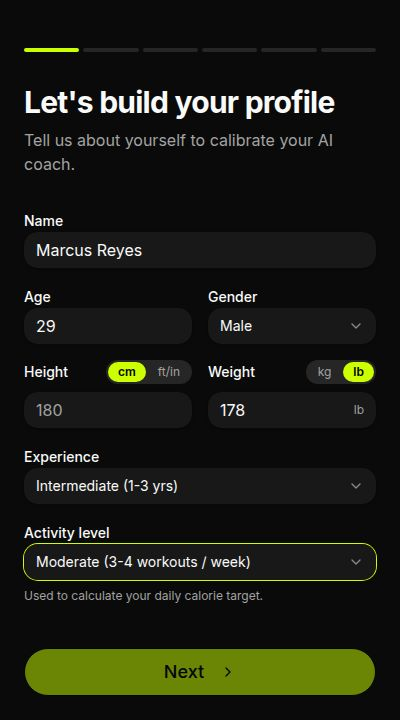
#> input picture artifacts/fitcoach/.walkthrough/onboarding-filled-next-disabled.jpeg, 400 x 720 px; its folder holds 2 pictures in this run
$ python make_screens.py ../../artifacts/fitcoach/.walkthrough ../../artifacts/fitcoach/.walkthrough/onboarding-step1.jpeg
#> lines starting #> are read from the running program, lines starting #| are printed output that depends on the picture
"""Compose App Store screenshots: brand background, Archivo caption, device frame.

Usage: python3 make_screens.py <captures_dir> <out_dir>
captures_dir holds NN-name.png|jpg portrait app captures (any size, ~9:19.5).
Produces both 6.5" (1284x2778) and 6.9" (1320x2868) sets.
"""
import os, sys
from PIL import Image, ImageDraw, ImageFont, ImageFilter

FONT = os.environ.get("ARCHIVO_TTF", os.path.join(os.path.dirname(os.path.abspath(__file__)), "Archivo-var.ttf"))  # google/fonts ofl/archivo
BG = (11, 17, 32)
CYAN = (91, 224, 230)
WHITE = (245, 247, 250)
MUTED = (160, 172, 190)

CAPTIONS = {
    "dashboard": ("Mission control for today", "Plan, macros and progress in one glance"),
    "score": ("One number for where you're heading", "Your ALLUR Score, from your own data"),
    "coach": ("Ask. Approve. Plan updated.", "Shorter session? Tweaky knee? Just ask"),
    "macros": ("Snap a meal, macros logged", "Calories and macros from a photo in seconds"),
    "plan": ("Built for your equipment and your time", "Volume that adapts week over week"),
    "progress": ("See the change, week over week", "Weight, PRs and photos become feedback"),
    "onboarding": ("Starts from your real starting point", "Goals, schedule, injuries and equipment"),
}

SIZES = {"6.5": (1284, 2778), "6.9": (1320, 2868)}


def font(size, weight=800):
    f = ImageFont.truetype(FONT, size)
    f.set_variation_by_axes([weight, 100])
    return f


def wrap(draw, text, f, max_w):
    words, lines, cur = text.split(), [], ""
    for w in words:
        t = (cur + " " + w).strip()
        if draw.textlength(t, font=f) <= max_w:
            cur = t
        else:
            lines.append(cur); cur = w
    if cur:
        lines.append(cur)
    return lines


def rounded_mask(size, radius):
    m = Image.new("L", size, 0)
    ImageDraw.Draw(m).rounded_rectangle([0, 0, size[0] - 1, size[1] - 1], radius=radius, fill=255)
    return m


def compose(capture, key, W, H):
    canvas = Image.new("RGB", (W, H), BG)
    draw = ImageDraw.Draw(canvas)
    # subtle radial glow behind the phone
    glow = Image.new("RGB", (W, H), BG)
    gd = ImageDraw.Draw(glow)
    gd.ellipse([W * 0.1, H * 0.35, W * 0.9, H * 1.05], fill=(18, 40, 52))
    glow = glow.filter(ImageFilter.GaussianBlur(160))
    canvas.paste(glow, (0, 0))
    draw = ImageDraw.Draw(canvas)

    head, sub = CAPTIONS.get(key, (key.replace("-", " ").title(), ""))
    pad = int(W * 0.08)
    y = int(H * 0.075)
    hf = font(int(W * 0.072), 800)
    for line in wrap(draw, head, hf, W - 2 * pad):
        draw.text((pad, y), line, font=hf, fill=WHITE)
        y += int(hf.size * 1.12)
    if sub:
        sf = font(int(W * 0.036), 500)
        y += int(W * 0.015)
        for line in wrap(draw, sub, sf, W - 2 * pad):
            draw.text((pad, y), line, font=sf, fill=MUTED)
            y += int(sf.size * 1.3)
    # accent rule
    y += int(W * 0.03)
    draw.rounded_rectangle([pad, y, pad + int(W * 0.12), y + 8], radius=4, fill=CYAN)

    # device: keep the capture's aspect, fit width to ~82% of canvas, anchor bottom (bleed)
    cap = capture.convert("RGB")
    dev_w = int(W * 0.82)
    dev_h = int(cap.height * dev_w / cap.width)
    cap = cap.resize((dev_w, dev_h), Image.LANCZOS)
    radius = int(dev_w * 0.11)
    top = max(y + int(W * 0.06), H - dev_h + int(H * 0.04))
    # bezel
    bezel = int(W * 0.018)
    frame = Image.new("RGB", (dev_w + 2 * bezel, dev_h + 2 * bezel), (24, 30, 44))
    fmask = rounded_mask(frame.size, radius + bezel)
    shadow = Image.new("RGB", (W, H), BG)
    sd = ImageDraw.Draw(shadow)
    sx = (W - frame.width) // 2
    sd.rounded_rectangle([sx, top - bezel + 40, sx + frame.width, top - bezel + frame.height + 40], radius=radius + bezel, fill=(0, 0, 0))
    shadow = shadow.filter(ImageFilter.GaussianBlur(60))
    canvas = Image.composite(shadow, canvas, shadow.convert("L").point(lambda v: 255 if v < 8 else 0)) if False else canvas
    canvas.paste(frame, (sx, top - bezel), fmask)
    canvas.paste(cap, (sx + bezel, top), rounded_mask(cap.size, radius))
    return canvas


def main(src, out):
#> called with src = '../../artifacts/fitcoach/.walkthrough'
    os.makedirs(out, exist_ok=True)
    files = sorted(f for f in os.listdir(src) if f.lower().endswith((".png", ".jpg", ".jpeg")))
    for f in files:
        key = os.path.splitext(f)[0].split("-", 1)[-1]
        cap = Image.open(os.path.join(src, f))
#> cap is the input picture: PIL image 400x720 RGB; mean R, G, B 26.2, 28.1, 19.7
        for tag, (W, H) in SIZES.items():
            img = compose(cap, key, W, H)
            name = f"{os.path.splitext(f)[0]}_{tag}in_{W}x{H}.png"
            img.save(os.path.join(out, name), optimize=True)
            print(name, img.size)
#> this loop made 1 pass
#> pass 1, in compose, `canvas = Image.new("RGB", (W, H), BG)`:
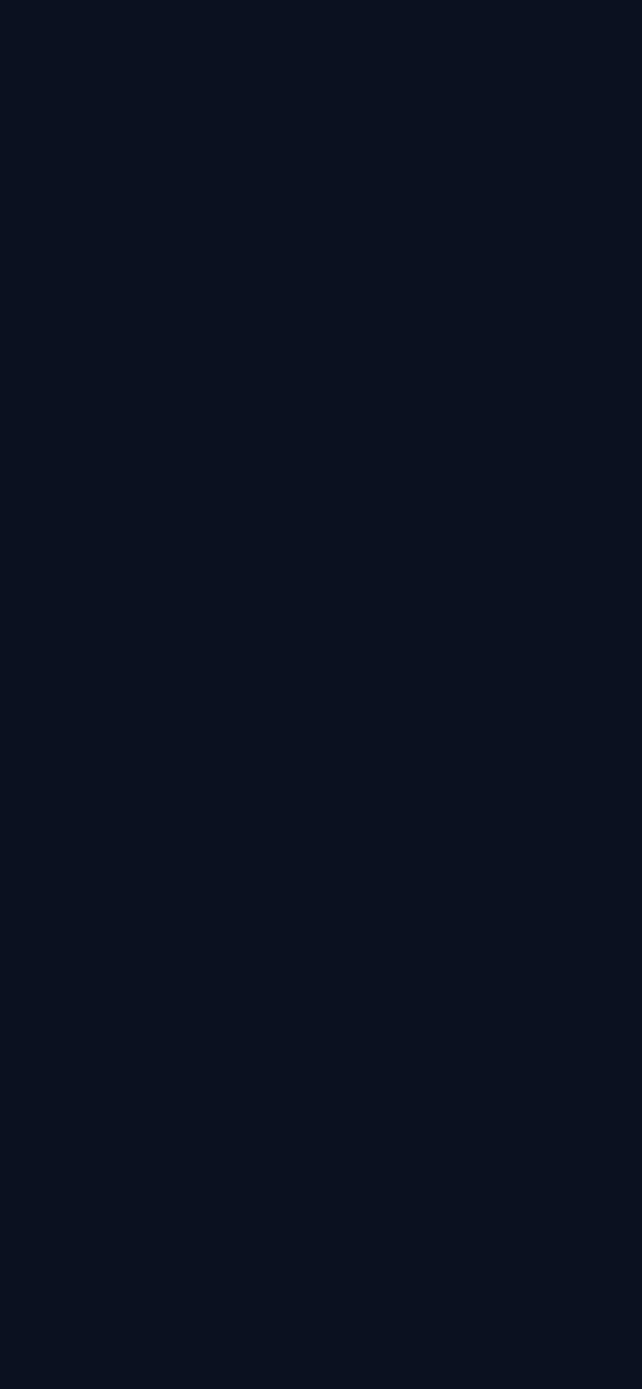
#> canvas: PIL image 1284x2778 RGB (shown at 1/2 size); mean R, G, B 11, 17, 32
#> pass 1, in compose, `glow = glow.filter(ImageFilter.GaussianBlur(160))`:
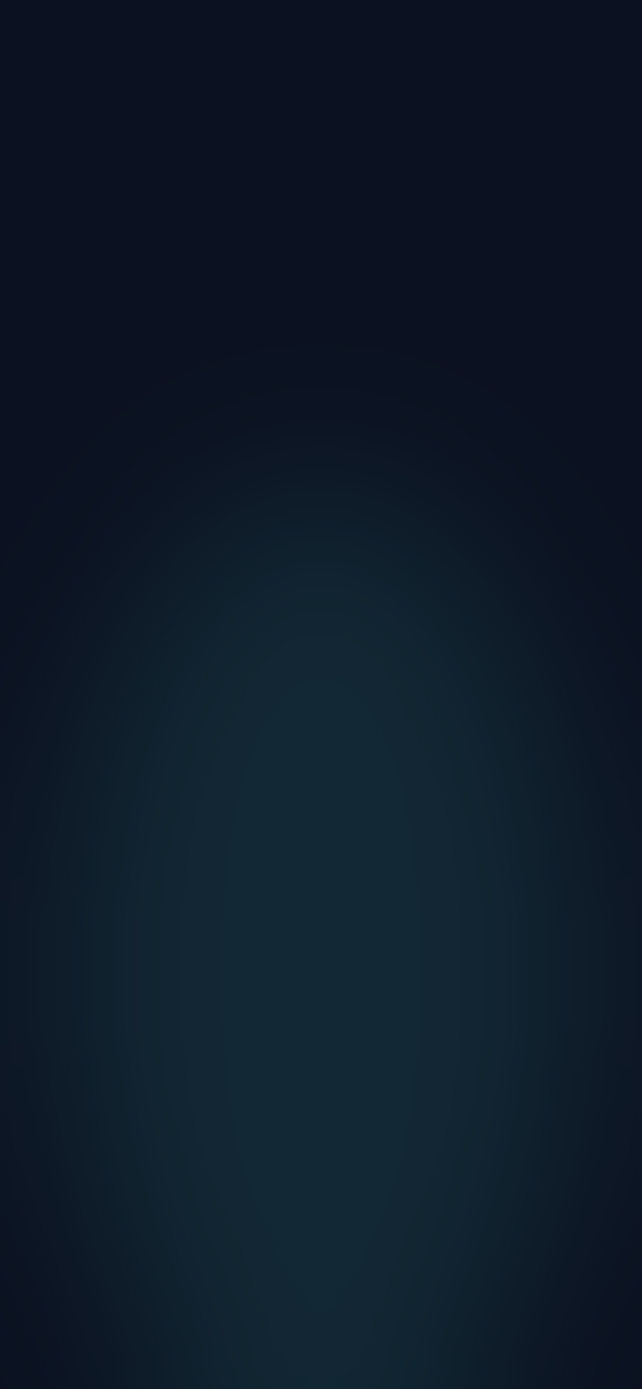
#> glow: PIL image 1284x2778 RGB (shown at 1/2 size); mean R, G, B 14, 26.6, 40.4


if __name__ == "__main__":
#> (the run stopped early here; a loop or call above may not have finished)
